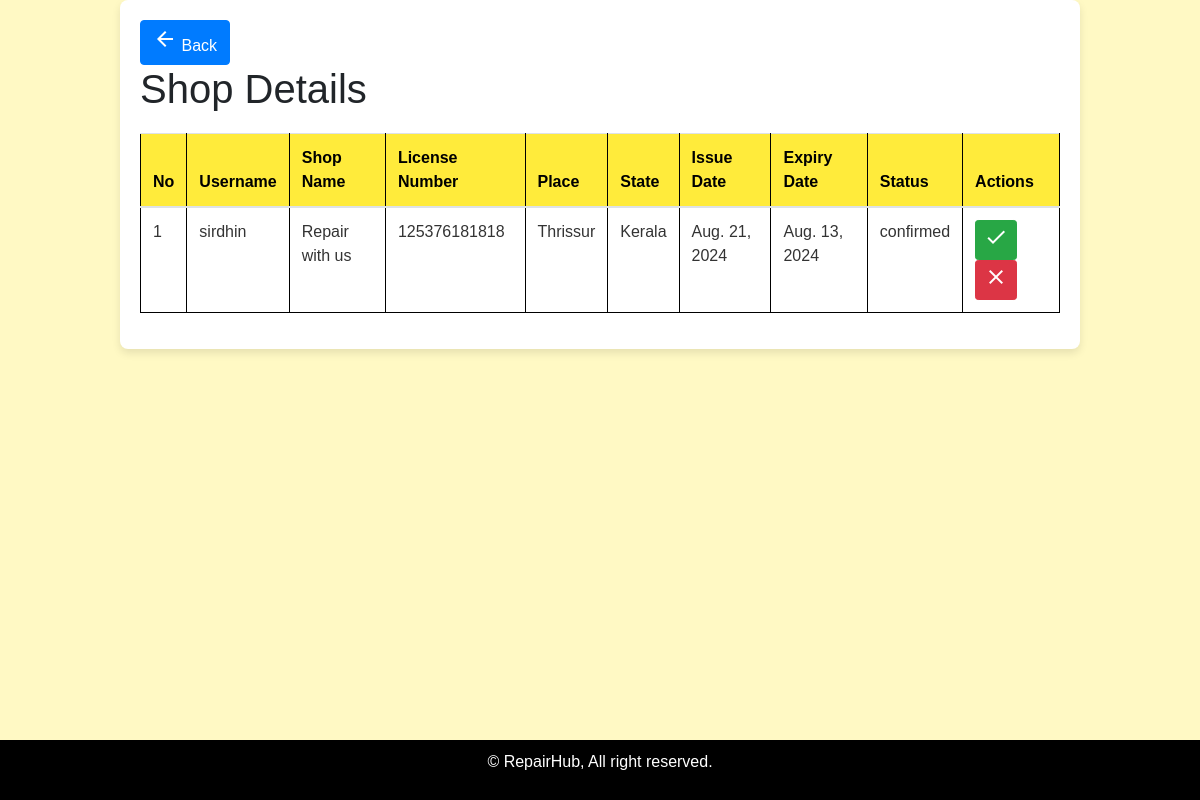
Page /adreq on the committed database.
### vehicle/models.py (models this page shows, shortened)
class shopdetails(models.Model):
    username = models.ForeignKey(register, on_delete=models.CASCADE)
    shopname = models.CharField(max_length=100)
    lnumber = models.CharField(max_length=20)
    place = models.CharField(max_length=50)
    istate = models.CharField(max_length=50)
    idate = models.DateField()
    edate = models.DateField()
    status = models.CharField(max_length=20)

class register(models.Model):
    name = models.CharField(max_length=100)
    mail = models.EmailField()
    phone = models.IntegerField()
    username = models.CharField(max_length=50)
    password = models.CharField(max_length=50)
    usertype = models.CharField(max_length=20)
    def __str__(self):
        return self.name

### vehicle/views.py (the view)
# urls.py: path('adreq',views.openrequest),
def openrequest(request):
    data = shopdetails.objects.all()
    return render(request,'request.html',{'shops':data})

### template/request.html (shortened to what this page needs)
<!DOCTYPE html>
<html lang="en">
<head>
    <link rel="stylesheet" href="https://maxcdn.bootstrapcdn.com/bootstrap/4.0.0/css/bootstrap.min.css">
</head>
<body>
    <div class="container">
        <a href="javascript:history.back()" class="btn btn-primary back-button">
            <i class="material-icons">arrow_back</i> Back
        </a>
        <h1>Shop Details</h1>
        <table class="table">
            <thead>
                <tr>
                    <th>No</th>
                    <th>Username</th>
                    <th>Shop Name</th>
                    <th>License Number</th>
                    <th>Place</th>
                    <th>State</th>
                    <th>Issue Date</th>
                    <th>Expiry Date</th>
                    <th>Status</th>
                    <th>Actions</th>
                </tr>
            </thead>
            <tbody>
                {% for shop in shops %}
                    <tr id="row-{{ shop.id }}">
                        <td>{{ forloop.counter }}</td>
                        <td>{{ shop.username }}</td>
                        <td>{{ shop.shopname }}</td>
                        <td>{{ shop.lnumber }}</td>
                        <td>{{ shop.place }}</td>
                        <td>{{ shop.istate }}</td>
                        <td>{{ shop.idate }}</td>
                        <td>{{ shop.edate }}</td>
                        <td id="status-{{ shop.id }}">{{ shop.status }}</td>
                        <td class="actions">
                            <a href="accept_shop" class="btn btn-success btn-sm accept" data-id="{{ shop.id }}">
                                <i class="material-icons">check</i>
                            </a>
                            <a href="reject_shop" class="btn btn-danger btn-sm reject" data-id="{{ shop.id }}">
                                <i class="material-icons">close</i>
                            </a>
                        </td>
                    </tr>
                {% empty %}
                    <tr>
                        <td colspan="10">No shop details available.</td>
                    </tr>
                {% endfor %}
            </tbody>
        </table>
    </div>
    <footer>
        <p>&copy; RepairHub, All right reserved.</p>
    </footer>
</body>
</html>

### template/request.html (style rules this page uses)
body { font-family: Arial, sans-serif; margin: 0; padding: 0; background-color: #fff9c4; }
.container { width: 80%; margin: auto; overflow: hidden; padding: 20px; background-color: #ffffff; border-radius: 8px; box-shadow: 0 4px 8px rgba(0, 0, 0, 0.1); }
table { width: 100%; border-collapse: collapse; margin: 20px 0; }
th, td { padding: 12px; text-align: left; border: 1px solid #000; }
th { background-color: #ffeb3b; color: #000; }
td { background-color: #fff; color: #333; }
tr:nth-child(odd) { background-color: #f0f0f0; }
footer { background-color: #000; color: #fff; text-align: center; padding: 10px 0; position: fixed; bottom: 0; width: 100%; }

### rows in the picture
shopdetails: username "sirdhin", shopname "Repair with us", lnumber "125376181818", place "Thrissur", istate "Kerala", idate "Aug. 21, 2024", edate "Aug. 13, 2024", status "confirmed"
